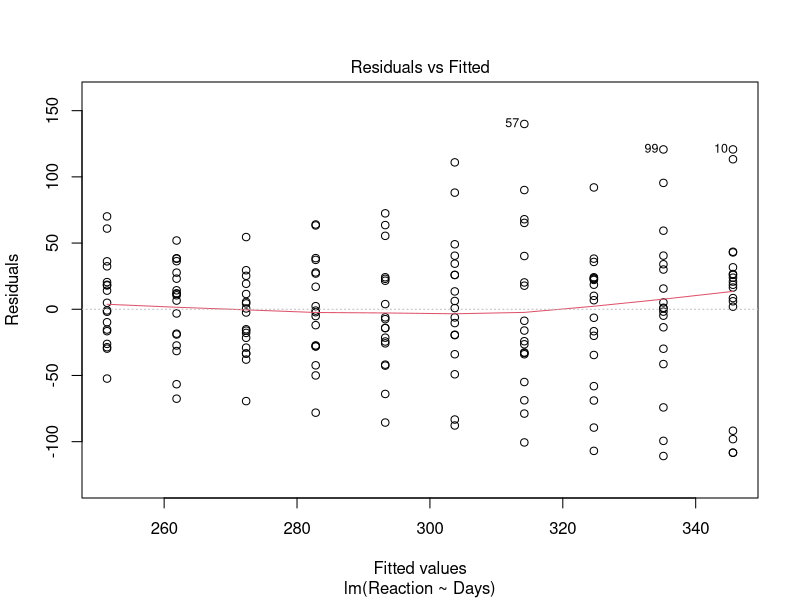
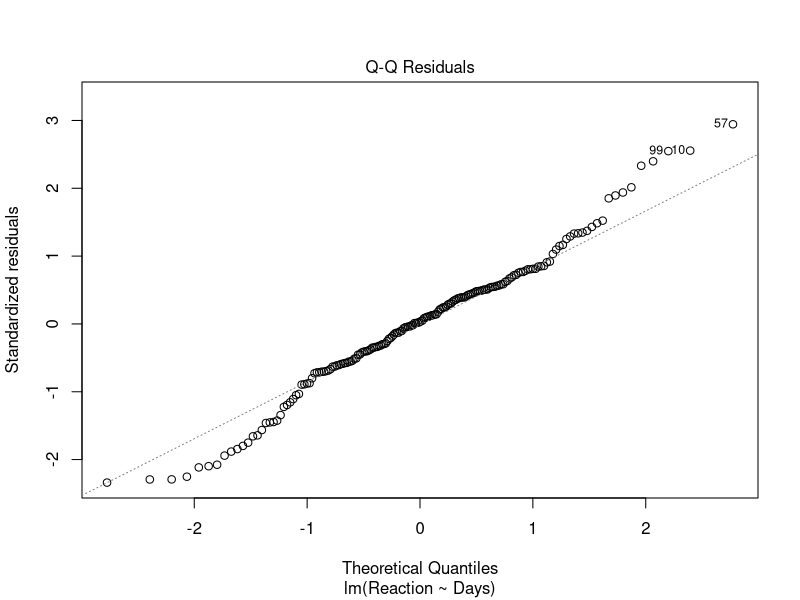
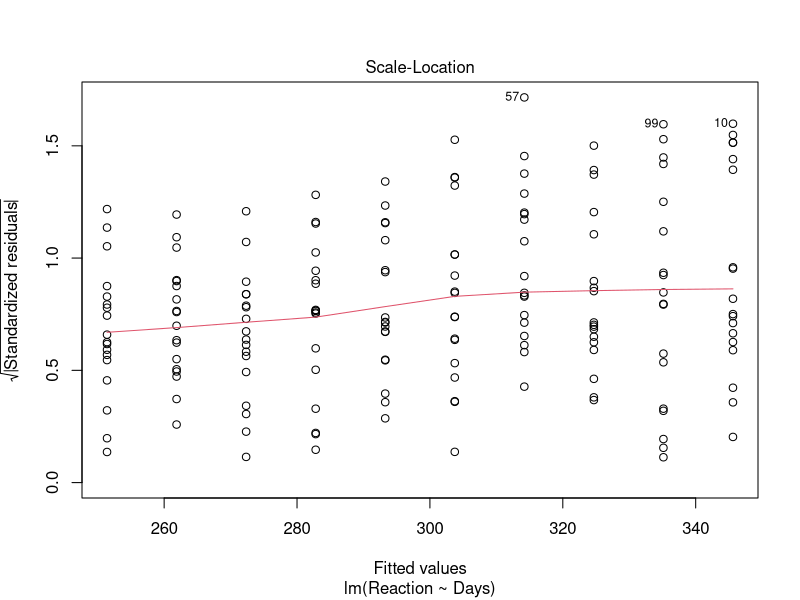
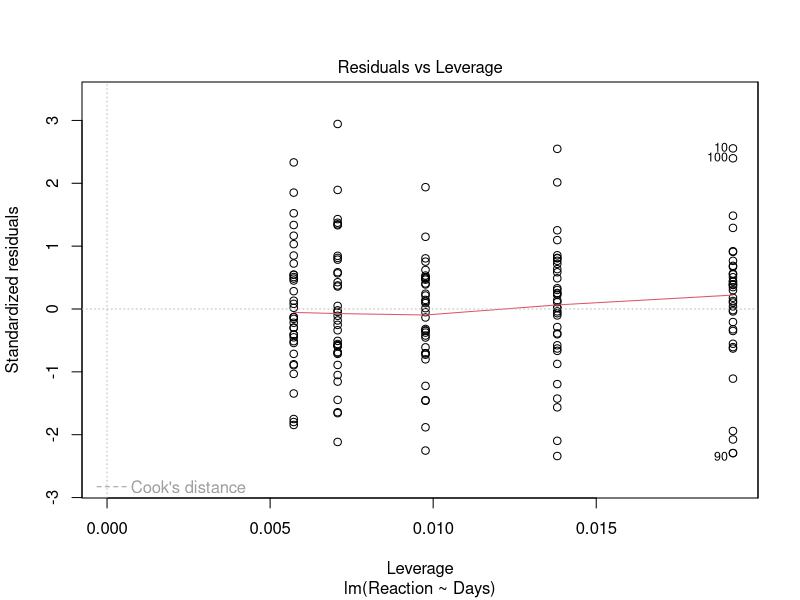
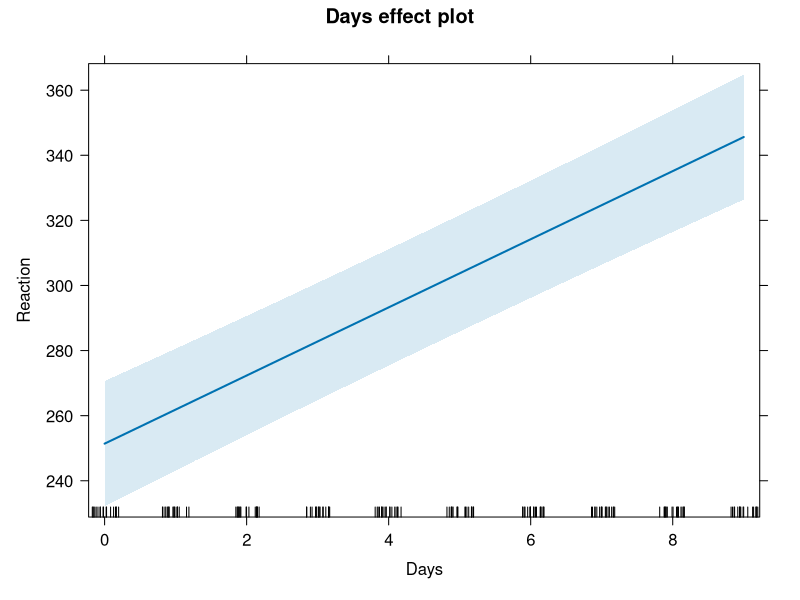

Here is the R script that generated these plots, in order:
library(lme4)
summary(lm(Reaction ~ Days, data=sleepstudy))
plot(lm(Reaction ~ Days, data=sleepstudy))
sleep.lmer <- lmer(Reaction ~ Days + (1|Subject),data=sleepstudy)
summary(sleep.lmer)
library(effects)
plot(allEffects(sleep.lmer))
sleep.lmer.slope <- lmer(Reaction ~ Days + (1 + Days|Subject),data=sleepstudy)
summary(sleep.lmer.slope)
